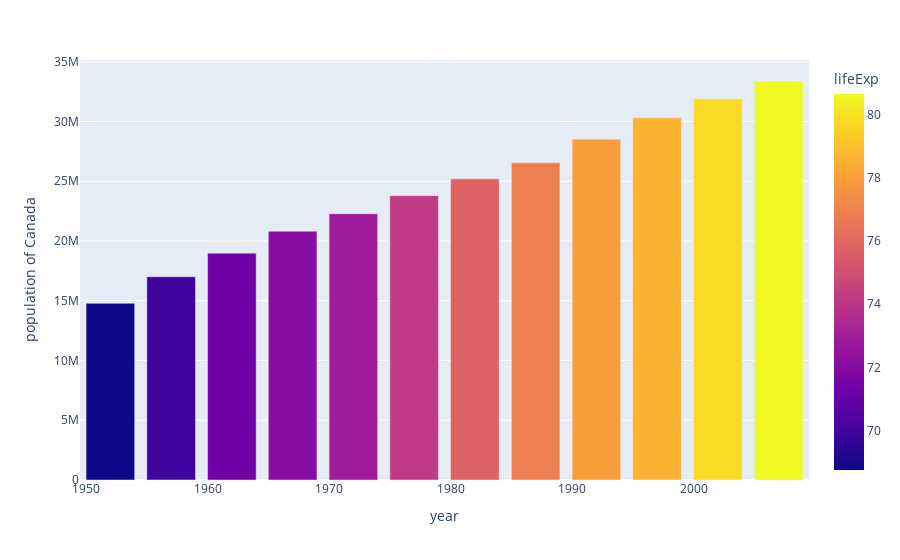

The cell this chart's notebook holds for it:
### Markdown cell above
## Sarežģītāki Plotly vizualizāciju veidi

### Stacked Bar Charts

### Code cell
# plotly express provides some data for us to use
# we can use the gapminder dataset
# gapminder is a dataset that contains information about countries

df = px.data.gapminder().query("country == 'Canada'")
# gapminder() returns a dataframe so we immediately call query to filter the data
# we are only interested in data for Canada

fig = px.bar(df, x='year', y='pop',
             hover_data=['lifeExp', 'gdpPercap'], color='lifeExp',
             labels={'pop':'population of Canada'}, height=400)
fig.show()

### Figure 1 — Plotly figure (JSON) as saved in the notebook; plotly's stock layout.template omitted (floating-point values rounded to 4 significant figures)
{"data": [{"alignmentgroup": "True", "customdata": [[68.75, 11370.0], [69.96, 12490.0], [71.3, 13460.0], [72.13, 16080.0], [72.88, 18970.0], [74.21, 22090.0], [75.76, 22900.0], [76.86, 26630.0], [77.95, 26340.0], [78.61, 28950.0], [79.77, 33330.0], [80.65, 36320.0]], "hovertemplate": "year=%{x}<br>population of Canada=%{y}<br>lifeExp=%{marker.color}<br>gdpPercap=%{customdata[1]}<extra></extra>", "legendgroup": "", "marker": {"color": [68.75, 69.96, 71.3, 72.13, 72.88, 74.21, 75.76, 76.86, 77.95, 78.61, 79.77, 80.65], "coloraxis": "coloraxis", "pattern": {"shape": ""}}, "name": "", "offsetgroup": "", "orientation": "v", "showlegend": false, "textposition": "auto", "type": "bar", "x": [1952, 1957, 1962, 1967, 1972, 1977, 1982, 1987, 1992, 1997, 2002, 2007], "xaxis": "x", "y": [14785584, 17010154, 18985849, 20819767, 22284500, 23796400, 25201900, 26549700, 28523502, 30305843, 31902268, 33390141], "yaxis": "y"}], "layout": {"autosize": true, "barmode": "relative", "coloraxis": {"colorbar": {"title": {"text": "lifeExp"}}, "colorscale": [[0, "#0d0887"], [0.1111, "#46039f"], [0.2222, "#7201a8"], [0.3333, "#9c179e"], [0.4444, "#bd3786"], [0.5556, "#d8576b"], [0.6667, "#ed7953"], [0.7778, "#fb9f3a"], [0.8889, "#fdca26"], [1, "#f0f921"]]}, "legend": {"tracegroupgap": 0}, "margin": {"t": 60}, "xaxis": {"anchor": "y", "autorange": true, "domain": [0, 1], "range": [1950.0, 2010.0], "title": {"text": "year"}, "type": "linear"}, "yaxis": {"anchor": "x", "autorange": true, "domain": [0, 1], "range": [0, 35150000.0], "title": {"text": "population of Canada"}, "type": "linear"}}}
